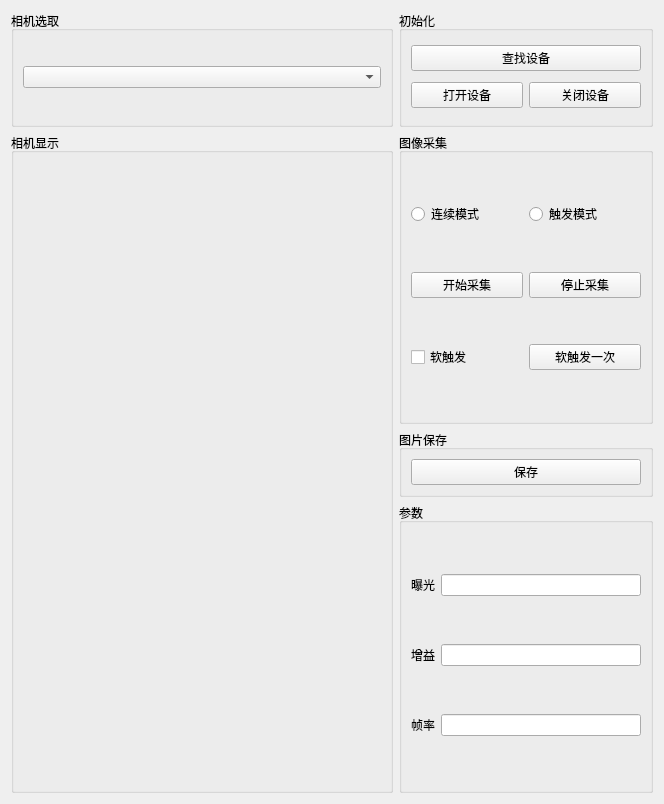
<?xml version="1.0" encoding="UTF-8"?>
<ui version="4.0">
 <class>Camera</class>
 <widget class="QWidget" name="Camera">
  <property name="geometry">
   <rect>
    <x>0</x>
    <y>0</y>
    <width>664</width>
    <height>804</height>
   </rect>
  </property>
  <property name="windowTitle">
   <string>Camera</string>
  </property>
  <layout class="QGridLayout" name="gridLayout_8">
   <item row="0" column="0">
    <layout class="QGridLayout" name="gridLayout" rowstretch="2,2,2,1,1,5" columnstretch="6,4,0">
     <item row="0" column="0">
      <widget class="QGroupBox" name="groupBox_5">
       <property name="title">
        <string>相机选取</string>
       </property>
       <layout class="QGridLayout" name="gridLayout_6">
        <item row="0" column="0">
         <widget class="QComboBox" name="comboBox_camera_list"/>
        </item>
       </layout>
      </widget>
     </item>
     <item row="4" column="1" colspan="2">
      <widget class="QGroupBox" name="groupBox_2">
       <property name="title">
        <string>图片保存</string>
       </property>
       <layout class="QGridLayout" name="gridLayout_3">
        <item row="0" column="0">
         <widget class="QPushButton" name="save_btn">
          <property name="text">
           <string>保存</string>
          </property>
         </widget>
        </item>
       </layout>
      </widget>
     </item>
     <item row="5" column="1" colspan="2">
      <widget class="QGroupBox" name="groupBox_3">
       <property name="title">
        <string>参数</string>
       </property>
       <layout class="QGridLayout" name="gridLayout_4">
        <item row="0" column="1">
         <widget class="QLineEdit" name="lineEdit_exposure"/>
        </item>
        <item row="1" column="1">
         <widget class="QLineEdit" name="lineEdit_gain"/>
        </item>
        <item row="1" column="0">
         <widget class="QLabel" name="label_2">
          <property name="text">
           <string>增益</string>
          </property>
         </widget>
        </item>
        <item row="0" column="0">
         <widget class="QLabel" name="label">
          <property name="text">
           <string>曝光</string>
          </property>
         </widget>
        </item>
        <item row="2" column="0">
         <widget class="QLabel" name="label_3">
          <property name="text">
           <string>帧率</string>
          </property>
         </widget>
        </item>
        <item row="2" column="1">
         <widget class="QLineEdit" name="lineEdit_frame"/>
        </item>
       </layout>
      </widget>
     </item>
     <item row="0" column="1" colspan="2">
      <widget class="QGroupBox" name="groupBox_4">
       <property name="title">
        <string>初始化</string>
       </property>
       <layout class="QGridLayout" name="gridLayout_5">
        <item row="1" column="0">
         <widget class="QPushButton" name="open_btn">
          <property name="text">
           <string>打开设备</string>
          </property>
         </widget>
        </item>
        <item row="0" column="0" colspan="2">
         <widget class="QPushButton" name="find_btn">
          <property name="text">
           <string>查找设备</string>
          </property>
         </widget>
        </item>
        <item row="1" column="1">
         <widget class="QPushButton" name="close_btn">
          <property name="text">
           <string>关闭设备</string>
          </property>
         </widget>
        </item>
       </layout>
      </widget>
     </item>
     <item row="1" column="0" rowspan="5">
      <widget class="QGroupBox" name="groupBox_6">
       <property name="title">
        <string>相机显示</string>
       </property>
       <layout class="QGridLayout" name="gridLayout_7">
        <item row="0" column="0">
         <widget class="QLabel" name="label_display">
          <property name="text">
           <string/>
          </property>
          <property name="alignment">
           <set>Qt::AlignCenter</set>
          </property>
         </widget>
        </item>
       </layout>
      </widget>
     </item>
     <item row="1" column="1" rowspan="3" colspan="2">
      <widget class="QGroupBox" name="groupBox">
       <property name="title">
        <string>图像采集</string>
       </property>
       <layout class="QGridLayout" name="gridLayout_2">
        <item row="0" column="0">
         <widget class="QRadioButton" name="radioButton_connect">
          <property name="text">
           <string>连续模式</string>
          </property>
         </widget>
        </item>
        <item row="1" column="0">
         <widget class="QPushButton" name="start_btn">
          <property name="text">
           <string>开始采集</string>
          </property>
         </widget>
        </item>
        <item row="2" column="1">
         <widget class="QPushButton" name="soft_trigger_btn">
          <property name="text">
           <string>软触发一次</string>
          </property>
         </widget>
        </item>
        <item row="0" column="1">
         <widget class="QRadioButton" name="radioButton_trigger">
          <property name="text">
           <string>触发模式</string>
          </property>
         </widget>
        </item>
        <item row="1" column="1">
         <widget class="QPushButton" name="stop_btn">
          <property name="text">
           <string>停止采集</string>
          </property>
         </widget>
        </item>
        <item row="2" column="0">
         <widget class="QCheckBox" name="checkBox_soft_trigger">
          <property name="text">
           <string>软触发</string>
          </property>
         </widget>
        </item>
       </layout>
      </widget>
     </item>
    </layout>
   </item>
  </layout>
 </widget>
 <resources/>
 <connections/>
</ui>
